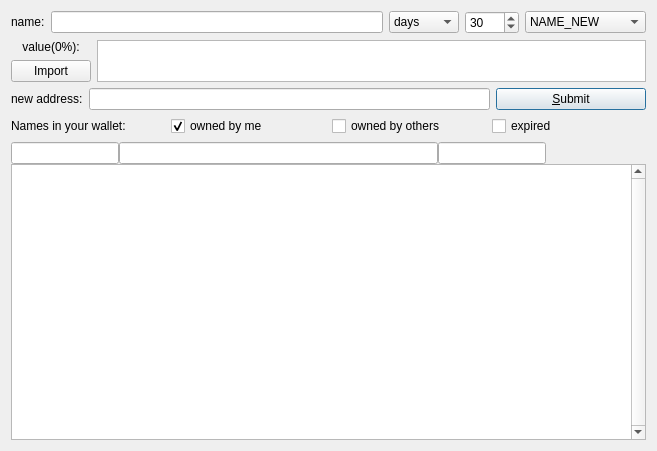
<?xml version="1.0" encoding="UTF-8"?>
<ui version="4.0">
 <class>ManageNamesPage</class>
 <widget class="QDialog" name="ManageNamesPage">
  <property name="geometry">
   <rect>
    <x>0</x>
    <y>0</y>
    <width>657</width>
    <height>451</height>
   </rect>
  </property>
  <property name="sizePolicy">
   <sizepolicy hsizetype="Preferred" vsizetype="Preferred">
    <horstretch>0</horstretch>
    <verstretch>0</verstretch>
   </sizepolicy>
  </property>
  <property name="windowTitle">
   <string>Manage Names</string>
  </property>
  <layout class="QVBoxLayout" name="verticalLayout_3">
   <item>
    <layout class="QHBoxLayout" name="horizontalLayout">
     <item>
      <widget class="QLabel" name="label_4">
       <property name="sizePolicy">
        <sizepolicy hsizetype="Preferred" vsizetype="Maximum">
         <horstretch>0</horstretch>
         <verstretch>0</verstretch>
        </sizepolicy>
       </property>
       <property name="text">
        <string>name:</string>
       </property>
       <property name="alignment">
        <set>Qt::AlignLeading|Qt::AlignLeft|Qt::AlignVCenter</set>
       </property>
      </widget>
     </item>
     <item>
      <widget class="QValidatedLineEdit" name="registerName">
       <property name="toolTip">
        <string>&lt;html&gt;&lt;head/&gt;&lt;body&gt;&lt;p&gt;Enter name.&lt;/p&gt;&lt;/body&gt;&lt;/html&gt;</string>
       </property>
       <property name="text">
        <string notr="true"/>
       </property>
      </widget>
     </item>
     <item>
      <widget class="QComboBox" name="txTimeTypeSelector">
       <property name="currentIndex">
        <number>0</number>
       </property>
       <item>
        <property name="text">
         <string>days</string>
        </property>
       </item>
       <item>
        <property name="text">
         <string>months</string>
        </property>
       </item>
       <item>
        <property name="text">
         <string>years</string>
        </property>
       </item>
      </widget>
     </item>
     <item>
      <widget class="QSpinBox" name="registerTimeUnits">
       <property name="toolTip">
        <string>&lt;html&gt;&lt;head/&gt;&lt;body&gt;&lt;p&gt;Set number of days that will be added to name expire time.&lt;/p&gt;&lt;/body&gt;&lt;/html&gt;</string>
       </property>
       <property name="maximum">
        <number>9999</number>
       </property>
       <property name="value">
        <number>30</number>
       </property>
      </widget>
     </item>
     <item>
      <widget class="QComboBox" name="txTypeSelector">
       <property name="currentIndex">
        <number>0</number>
       </property>
       <item>
        <property name="text">
         <string>NAME_NEW</string>
        </property>
       </item>
       <item>
        <property name="text">
         <string>NAME_UPDATE</string>
        </property>
       </item>
       <item>
        <property name="text">
         <string>NAME_DELETE</string>
        </property>
       </item>
      </widget>
     </item>
    </layout>
   </item>
   <item>
    <layout class="QHBoxLayout" name="horizontalLayout_3">
     <item>
      <layout class="QVBoxLayout" name="verticalLayout">
       <item>
        <widget class="QLabel" name="labelValue">
         <property name="sizePolicy">
          <sizepolicy hsizetype="Preferred" vsizetype="Maximum">
           <horstretch>0</horstretch>
           <verstretch>0</verstretch>
          </sizepolicy>
         </property>
         <property name="text">
          <string>value(0%):</string>
         </property>
         <property name="alignment">
          <set>Qt::AlignCenter</set>
         </property>
        </widget>
       </item>
       <item>
        <widget class="QPushButton" name="importValueButton">
         <property name="text">
          <string>Import</string>
         </property>
        </widget>
       </item>
      </layout>
     </item>
     <item>
      <widget class="QPlainTextEdit" name="registerValue">
       <property name="sizePolicy">
        <sizepolicy hsizetype="Expanding" vsizetype="Ignored">
         <horstretch>0</horstretch>
         <verstretch>0</verstretch>
        </sizepolicy>
       </property>
      </widget>
     </item>
    </layout>
   </item>
   <item>
    <layout class="QHBoxLayout" name="horizontalLayout_4">
     <item>
      <widget class="QLabel" name="labelAddress">
       <property name="enabled">
        <bool>true</bool>
       </property>
       <property name="sizePolicy">
        <sizepolicy hsizetype="Preferred" vsizetype="Maximum">
         <horstretch>0</horstretch>
         <verstretch>0</verstretch>
        </sizepolicy>
       </property>
       <property name="text">
        <string>new address:</string>
       </property>
       <property name="alignment">
        <set>Qt::AlignLeading|Qt::AlignLeft|Qt::AlignVCenter</set>
       </property>
      </widget>
     </item>
     <item>
      <widget class="QValidatedLineEdit" name="registerAddress">
       <property name="enabled">
        <bool>true</bool>
       </property>
       <property name="toolTip">
        <string>&lt;html&gt;&lt;head/&gt;&lt;body&gt;&lt;p&gt;Enter new owner address, or leave blank to keep current ownership.&lt;/p&gt;&lt;/body&gt;&lt;/html&gt;</string>
       </property>
       <property name="text">
        <string notr="true"/>
       </property>
      </widget>
     </item>
     <item>
      <widget class="QPushButton" name="submitNameButton">
       <property name="sizePolicy">
        <sizepolicy hsizetype="Fixed" vsizetype="Fixed">
         <horstretch>0</horstretch>
         <verstretch>0</verstretch>
        </sizepolicy>
       </property>
       <property name="minimumSize">
        <size>
         <width>150</width>
         <height>0</height>
        </size>
       </property>
       <property name="toolTip">
        <string>&lt;html&gt;&lt;head/&gt;&lt;body&gt;&lt;p&gt;This will send name_new or name_update transaction (if you already did name_new).&lt;/p&gt;&lt;/body&gt;&lt;/html&gt;</string>
       </property>
       <property name="layoutDirection">
        <enum>Qt::LeftToRight</enum>
       </property>
       <property name="text">
        <string>&amp;Submit</string>
       </property>
       <property name="icon">
        <iconset resource="../bitcoin.qrc">
         <normaloff>:/icons/send</normaloff>:/icons/send</iconset>
       </property>
       <property name="default">
        <bool>true</bool>
       </property>
      </widget>
     </item>
    </layout>
   </item>
   <item>
    <layout class="QHBoxLayout" name="horizontalLayout_5">
     <item>
      <widget class="QLabel" name="label_5">
       <property name="sizePolicy">
        <sizepolicy hsizetype="Preferred" vsizetype="Maximum">
         <horstretch>0</horstretch>
         <verstretch>0</verstretch>
        </sizepolicy>
       </property>
       <property name="text">
        <string>Names in your wallet:</string>
       </property>
       <property name="alignment">
        <set>Qt::AlignLeading|Qt::AlignLeft|Qt::AlignVCenter</set>
       </property>
       <property name="buddy">
        <cstring>tableView</cstring>
       </property>
      </widget>
     </item>
     <item>
      <widget class="QCheckBox" name="cbMyNames">
       <property name="text">
        <string>owned by me</string>
       </property>
       <property name="checked">
        <bool>true</bool>
       </property>
      </widget>
     </item>
     <item>
      <widget class="QCheckBox" name="cbOtherNames">
       <property name="text">
        <string>owned by others</string>
       </property>
      </widget>
     </item>
     <item>
      <widget class="QCheckBox" name="cbExpired">
       <property name="text">
        <string>expired</string>
       </property>
      </widget>
     </item>
    </layout>
   </item>
   <item>
    <layout class="QVBoxLayout" name="verticalLayout_2">
     <property name="spacing">
      <number>0</number>
     </property>
     <item>
      <layout class="QHBoxLayout" name="horizontalLayout_2">
       <property name="spacing">
        <number>0</number>
       </property>
       <item>
        <widget class="QValidatedLineEdit" name="nameFilter">
         <property name="sizePolicy">
          <sizepolicy hsizetype="Fixed" vsizetype="Fixed">
           <horstretch>0</horstretch>
           <verstretch>0</verstretch>
          </sizepolicy>
         </property>
         <property name="toolTip">
          <string>Enter part of name to search for</string>
         </property>
         <property name="text">
          <string notr="true"/>
         </property>
        </widget>
       </item>
       <item>
        <widget class="QValidatedLineEdit" name="valueFilter">
         <property name="toolTip">
          <string>Enter part of value to search for</string>
         </property>
         <property name="text">
          <string notr="true"/>
         </property>
        </widget>
       </item>
       <item>
        <widget class="QValidatedLineEdit" name="addressFilter">
         <property name="sizePolicy">
          <sizepolicy hsizetype="Fixed" vsizetype="Fixed">
           <horstretch>0</horstretch>
           <verstretch>0</verstretch>
          </sizepolicy>
         </property>
         <property name="toolTip">
          <string>Enter Cryptoruble address (or prefix of it)</string>
         </property>
         <property name="text">
          <string notr="true"/>
         </property>
        </widget>
       </item>
       <item>
        <spacer name="horizontalSpacer_ExpiresIn">
         <property name="orientation">
          <enum>Qt::Horizontal</enum>
         </property>
         <property name="sizeType">
          <enum>QSizePolicy::Fixed</enum>
         </property>
         <property name="sizeHint" stdset="0">
          <size>
           <width>100</width>
           <height>20</height>
          </size>
         </property>
        </spacer>
       </item>
      </layout>
     </item>
     <item>
      <widget class="QTableView" name="tableView">
       <property name="contextMenuPolicy">
        <enum>Qt::CustomContextMenu</enum>
       </property>
       <property name="toolTip">
        <string>Double-click name to copy all values</string>
       </property>
       <property name="verticalScrollBarPolicy">
        <enum>Qt::ScrollBarAlwaysOn</enum>
       </property>
       <property name="tabKeyNavigation">
        <bool>false</bool>
       </property>
       <property name="alternatingRowColors">
        <bool>true</bool>
       </property>
       <property name="selectionMode">
        <enum>QAbstractItemView::SingleSelection</enum>
       </property>
       <property name="selectionBehavior">
        <enum>QAbstractItemView::SelectRows</enum>
       </property>
       <property name="sortingEnabled">
        <bool>true</bool>
       </property>
       <attribute name="verticalHeaderVisible">
        <bool>false</bool>
       </attribute>
      </widget>
     </item>
    </layout>
   </item>
  </layout>
 </widget>
 <customwidgets>
  <customwidget>
   <class>QValidatedLineEdit</class>
   <extends>QLineEdit</extends>
   <header>qvalidatedlineedit.h</header>
  </customwidget>
 </customwidgets>
 <resources>
  <include location="../bitcoin.qrc"/>
 </resources>
 <connections/>
</ui>
